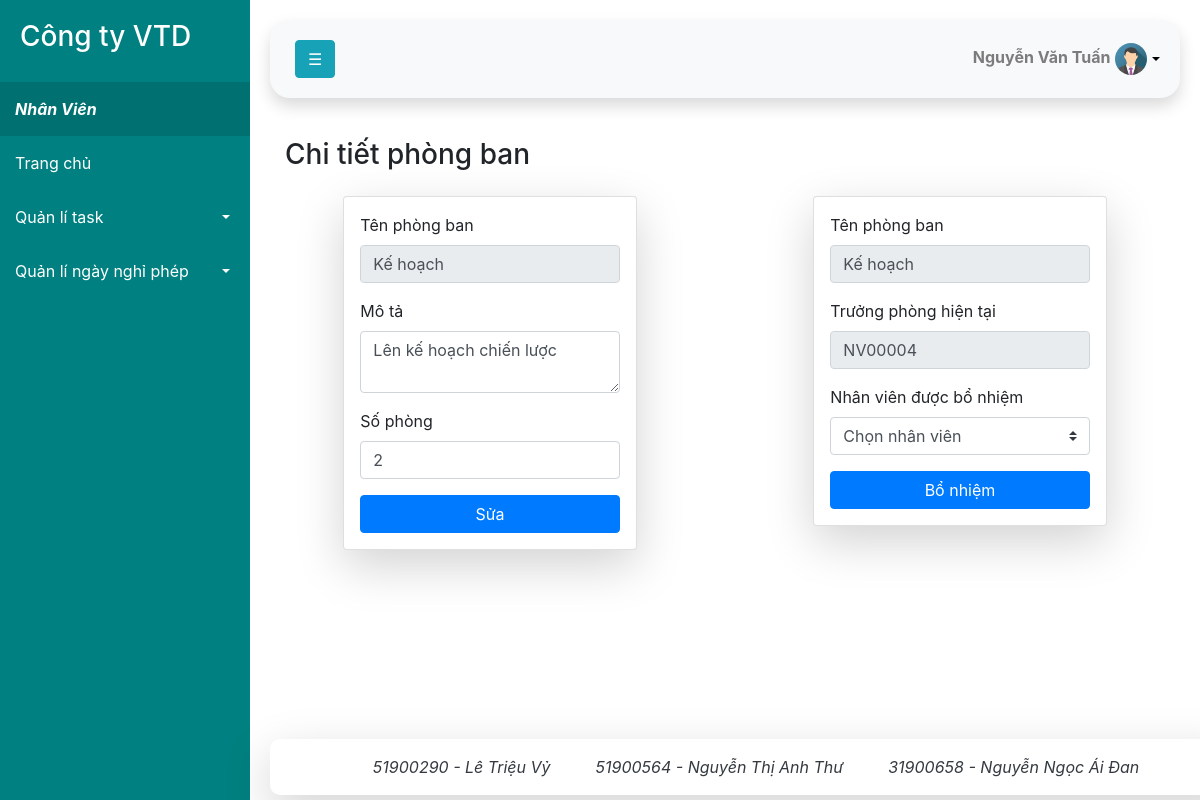
/quanly_phongban/profile_phongban.php?tenphongban=Kế hoạch (signed in), run on the app's committed database.
### tables this page shows
CREATE TABLE `nhanvien` (
  `manv` varchar(50) NOT NULL,
  `username` varchar(50) NOT NULL,
  `password` varchar(500) NOT NULL,
  `tennv` varchar(128) NOT NULL,
  `loainv` varchar(100) NOT NULL,
  `tenphongban` varchar(128) DEFAULT NULL,
  `avt` varchar(500) NOT NULL DEFAULT 'avatar.png',
  `songaynghi` int(11) NOT NULL
);

CREATE TABLE `ds_phongban` (
  `tenphongban` varchar(50) NOT NULL,
  `mota` varchar(100) DEFAULT NULL,
  `sophong` int(11) DEFAULT NULL
);

### www/db.php (called while the page is built, shortened)
<?php
    function open_database()
    {
        $host = 'mysql-server';
        $user = 'root';
        $pass = 'root';
        $dbname = 'nhanvien';
        $con = mysqli_connect($host, $user, $pass, $dbname);
        return $con;
    }
    function update_loainv()
    {
        $con = open_database();
        $username=$_SESSION['username'];
        $query = "select * from `nhanvien` WHERE username = '$username'";
        $results = mysqli_query($con, $query);
        $count= mysqli_num_rows($results);
        if($count==1)
        {
            $loainv=$results->fetch_assoc()['loainv'];
        }
        return $loainv;
    }
?>

### www/quanly_phongban/profile_phongban.php (the view, shortened to what this page needs)
<?php
    include_once('../db.php');
    $con = open_database();
    $tenphongban="";
    $mota="";
    $sophong="";
    $error1 ="";
    $message1="";
    $error2 ="";
    $message2="";
    $nhanvien_id="Chọn nhân viên";
    if(isset($_GET['tenphongban']))
    {
        $tenphongban=$_GET['tenphongban'];
        if($error1=="")
        {
                $query = "select * from `ds_phongban` WHERE tenphongban = '$tenphongban'";
                $results = mysqli_query($con, $query);
                $count= mysqli_num_rows($results);
                if($count==1)
                {
                    if($results==null)
                    {
                        $error1 = "Lỗi thực thi SQL";
                    }
                    else
                    {
                        $data=$results->fetch_assoc();
                        $tenphongban = $data['tenphongban'];
                        $mota = $data['mota'];
                        $sophong = $data['sophong'];
                    }
                }
                else
                {
                    $error1 =  "Thông tin không hợp lệ ";
                }
        }
    }
?>
<!DOCTYPE html>
<html lang="en">
<head>
	<link rel="stylesheet" href="https://maxcdn.bootstrapcdn.com/bootstrap/4.5.2/css/bootstrap.min.css">
	<link rel="stylesheet" href="/style.css">
</head>
<body>
    <div class="wrapper">
        <?php
            include('../page/sidebar.php');
        ?>
        <div id="content">
                <?php include('../page/header.php');?>
                <div class="container-fluid">
                    <div class="d-sm-flex align-items-center justify-content-between mb-4">
                        <h1 class="h3 mb-0 text-gray-800">Chi tiết phòng ban</h1>
                    </div>
                </div>
        <div class="row">
            <div class="col-md-12 col-lg-6">
                <form method="post" action="profile_phongban.php" class="shadow-lg justify-content-center card bg-white mx-auto px-3 pt-3 col-md-6 col-lg-8">
                    <div class="form-group">
                        <label for="tenphongban">Tên phòng ban</label>
                        <input value="<?=$tenphongban?>" onclick="clearErrorMessage()" type="text" class="form-control" id="tenphongban" name="tenphongban"  placeholder="Nhập tên phòng ban..." readonly>
                    </div>
                    <div class="form-group">
                        <label for="mota">Mô tả</label>
                        <textarea onclick="clearErrorMessage()" type="text" class="form-control" id="mota" name="mota"  placeholder="Nhập mô tả..."><?=$mota?></textarea>
                    </div>
                    <div class="form-group">
                        <label for="sophong">Số phòng</label>
                        <input value="<?=$sophong?>" onclick="clearErrorMessage()" type="number" class="form-control" id="sophong" name="sophong"  placeholder="Nhập số phòng...">
                    </div>
                    <div class="form-group">
                        <?php
                            if(!empty($message1)&& empty($error1))
                            {
                                echo '<div id="successMessage" class="alert alert-success">' . $message1 .'</div>
                                <a href="../quanly_phongban/profile_phongban.php?tenphongban='.$tenphongban.'" class="btn btn-primary btn-block">Reload</a>';
                            }
                            else
                            {
                                echo '<button type="submit" class="btn btn-primary btn-block">Sửa</button>';
                            }
                        ?>
                    </div>
                </form>
            </div>
            <div class="col-md-12 col-lg-6">
                <form method="post" action="profile_phongban.php" class="shadow-lg justify-content-center card bg-white mx-auto px-3 pt-3 col-md-6 col-lg-8">
                    <div class="form-group">
                        <label for="tenphongban">Tên phòng ban</label>
                        <input value="<?=$tenphongban?>" onclick="clearErrorMessage()" type="text" class="form-control" id="tenphongban" name="tenphongban"  placeholder="Nhập tên phòng ban..." readonly>
                    </div>
                    <div class="form-group">
                        <label for="tentruongphong_hientai">Trưởng phòng hiện tại</label>
                        <?php
                                    $query = "SELECT * FROM nhanvien WHERE tenphongban=
                                    '$tenphongban' and loainv='Trưởng Phòng'";
                                    $results = mysqli_query($con, $query);
                                    $count= mysqli_num_rows($results);
                                    if($count==1)
                                    {
                                        $tentruongphong_hientai = $results->fetch_assoc()['manv'];
                                    }
                                    else
                                    {
                                        $tentruongphong_hientai = "Chưa được bổ nhiệm";
                                    }
                                ?>
                        <input value="<?=$tentruongphong_hientai?>" onclick="clearErrorMessage()" type="text" class="form-control" id="tentruongphong_hientai" name="tentruongphong_hientai"  readonly>
                    </div>
                    <div class="form-group">
                            <label for="nhanvien_id">Nhân viên được bổ nhiệm</label>
                            <select id="nhanvien_id" name="nhanvien_id" class="custom-select" onclick="clearErrorMessage()">
                                <option selected><?=$nhanvien_id?></option>
                            </select>
                        </div>
                    <div class="form-group">
                        <?php
                            if(!empty($message2)&& empty($error2))
                            {
                                echo '<div id="successMessage" class="alert alert-success">' . $message2 .'</div>
                                <a href="../quanly_phongban/profile_phongban.php?tenphongban='.$tenphongban.'" class="btn btn-primary btn-block">Reload</a>';
                            }
                            else
                            {
                                echo '<a class="btn btn-primary btn-block" data-toggle="modal" data-target="#bonhiem_truongphong_Modal">Bổ nhiệm</a>';
                            }
                        ?>
                    </div>
                </form>
            </div>
        </div>
        <?php include('../page/footer.php');   ?>
        </div>
    </div>
</body>
</html>

### www/page/sidebar_nhanvien.php (shortened to what this page needs)
<nav id="sidebar">
            <div class="sidebar-header">
                <h3>Công ty VTD</h3>
            </div>
            <ul class="list-unstyled components">
                <li class="nav-item active">
                    <a><i><?=$loainv?></i></a>
                </li>
                <li class="nav-item">
                <a class="nav-link" href="../index.php">
                    <span>Trang chủ</span></a>
                </li>
                <li class="nav-item">
                    <a href="#menu1" data-toggle="collapse" aria-expanded="false" class="dropdown-toggle">Quản lí task</a>
                </li>
                <li class="nav-item">
                    <a href="#menu2" data-toggle="collapse" aria-expanded="false" class="dropdown-toggle">Quản lí ngày nghỉ phép</a>
                </li>
            </ul>
        </nav>

### www/style.css (style rules this page uses)
form { margin-bottom: 150px; }
.dropdown-toggle::after { display: block; position: absolute; transform: translateY(-50%); top: 50%; color: black; right: 20px; }
a[data-toggle="collapse"] { position: relative; }
.wrapper { width:100%; align-items:stretch; display:flex; }
#sidebar { background: teal; color:white; min-width:250px; max-width:250px; transition: all 0.5s; }
#sidebar .sidebar-header { padding: 20px; font-weight: bold; color: while; }
#sidebar ul li a { color: white; text-decoration: none; transition: all 0.3s; display: block; padding: 15px; font-size:medium; }
#sidebar ul li.active>a,a[aria-expanded="true"] { color: white; background: rgb(1, 112, 112); font-weight: bold; }
#sidebar ul li .dropdown-toggle::after { display: block; position: absolute; transform: translateY(-50%); top: 50%; color: white; right: 20px; }
#content { min-height:100vh; width:100%; padding:20px; }

### data on the page
nhanvien: loainv "Nhân Viên"
ds_phongban: tenphongban "Kế hoạch", mota "Lên kế hoạch chiến lược", sophong "2"
nhanvien: tentruongphong_hientai "NV00004"

### other printed values
$ten_nv "Nguyễn Văn Tuấn"
form field nhanvien_id "Chọn nhân viên"
